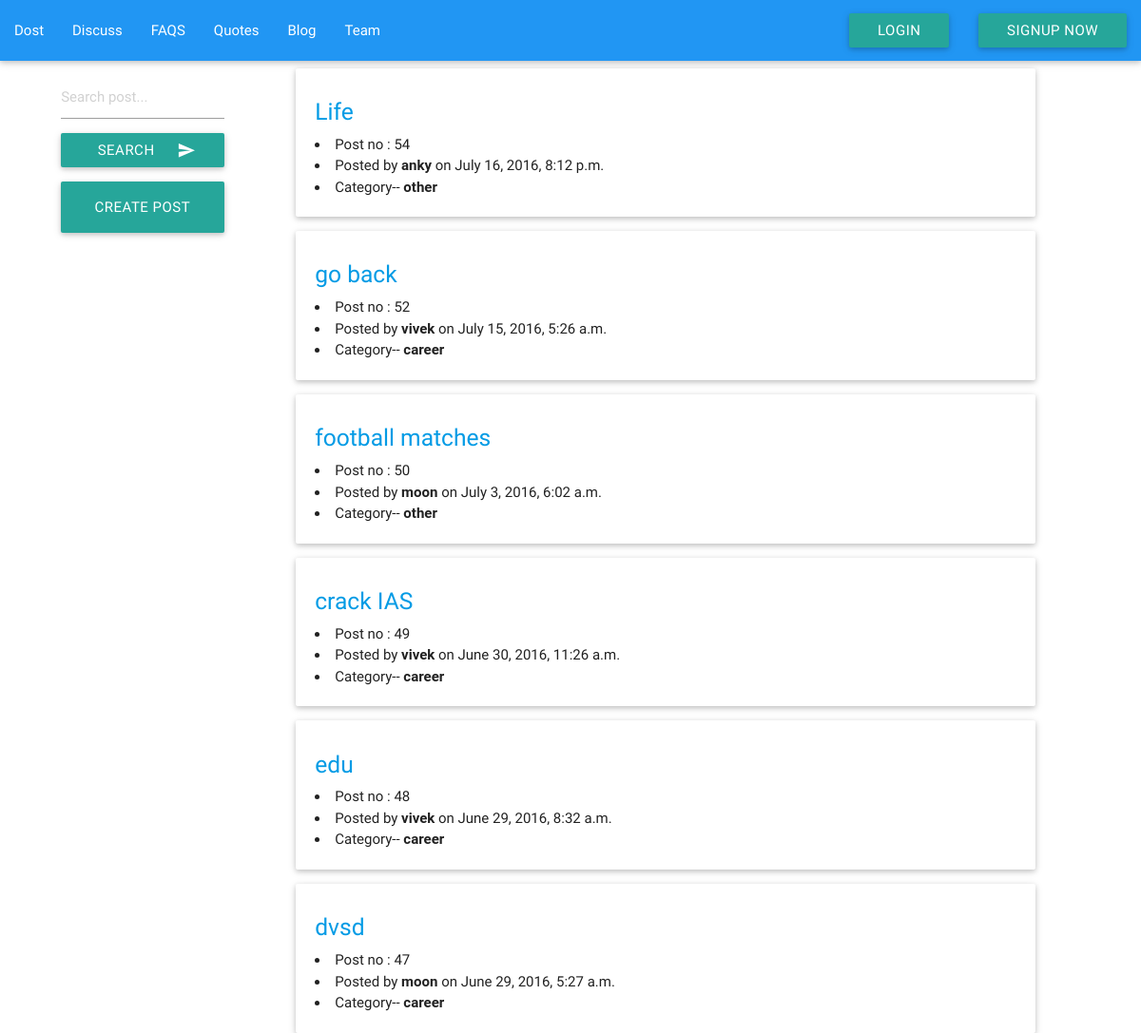
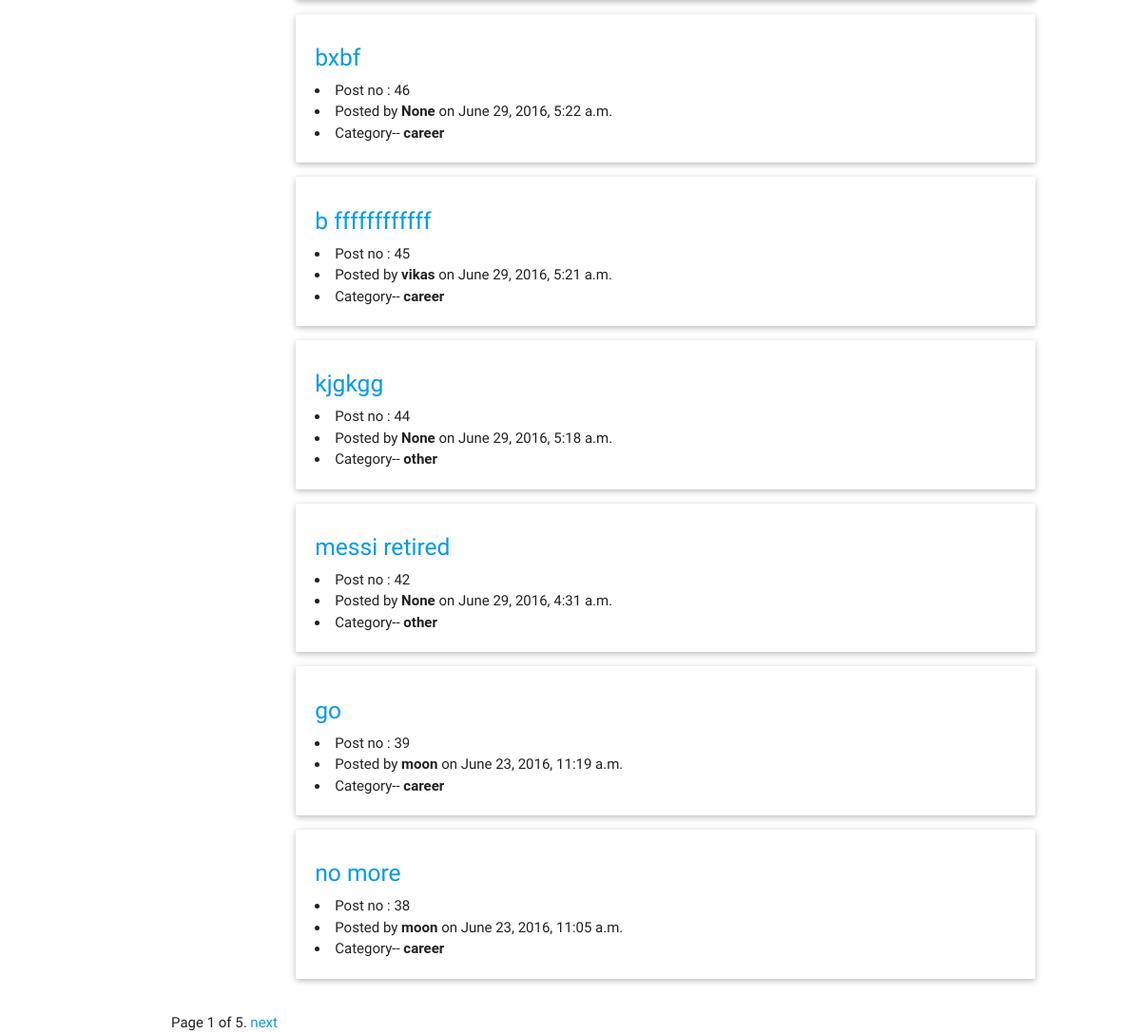
The app's page /discussions/ with its own data (2 pictures, top to bottom).
### discussions/models.py (models this page shows, shortened)
class post(models.Model):
    category = (
        ('career', 'career'),
        ('relationship', 'relationship'),
        ('education', 'education'),
        ('other', 'other')
    )
    option = models.CharField(max_length=20, choices=category, blank=False, null=True)
    title = models.CharField(max_length=120)
    content = models.TextField(default='')
    timestamp = models.DateTimeField(auto_now_add=True, auto_now=False)
    updated = models.DateTimeField(auto_now_add=False, auto_now=True)
    writer = models.ForeignKey(User, editable=True, blank=False, null=True)
    def get_absolute_url(self):
        return reverse("posts:detail", kwargs={"id":self.id})

### discussions/views.py (the view)
def post_list(request):
    instance_list = post.objects.all().order_by("-timestamp")
    search_query = request.GET.get("q")
    if search_query:
        instance_list = instance_list.filter(Q(title__icontains=search_query) | Q(content__icontains=search_query))
    paginator = Paginator(instance_list, 12)
    page = request.GET.get('page')
    try:
        instance = paginator.page(page)
    except PageNotAnInteger:
        instance = paginator.page(1)
    except EmptyPage:
        instance = paginator.page(paginator.num_pages)
    context = {
        "instance": instance,
        "var": "var"
    }
    return render(request, "discussions/post_list.html", context)

### discussions/templates/discussions/post_list.html (shortened to what this page needs)
<!DOCTYPE html>
<html lang="en" xmlns="http://www.w3.org/1999/html" xmlns="http://www.w3.org/1999/html">
<head>
     {% load staticfiles %}
      <link type="text/css" rel="stylesheet" href=" {% static 'main2/css/materialize.min.css' %} "  media="screen,projection"/>
</head>
<body>
    <nav class="navbar navbar-default ">
        <div class="container-fluid" >
            <div class="navbar-header" >
                <ul class="nav navbar-nav">
                    <li> <a href="/" >Dost</a></li>
                    <li> <a href="/discussions" >Discuss</a></li>
                    <li> <a href="/faqs" >FAQS</a></li>
                    <li> <a href="/quotes" > Quotes</a></li>
                    <li> <a href="/blog" > Blog</a></li>
                    <li> <a href="/team" > Team</a></li>
                    {% if user.is_authenticated %}
                        <ul class="right hide-on-med-and-down">
                        <li  style="margin:0px 0px 0px 0px;"><a href="" class="waves-effect waves-light btn"> Welcome {{ user.username }} </a>  </li>
                        <li style="margin:0px 0px 0px 0px;"><a href="/logout" class="waves-effect waves-light btn">Logout</a> </li>
                        </ul>
                    {% else %}
                        <ul class="right hide-on-med-and-down">
                    	<li style=""><a href="/login" class="waves-effect waves-light btn">LOGIN</a></li>
						<li style=""><a href="/register" class="waves-effect waves-light btn">SIGNUP NOW</a></li>
                        </ul>
                    {% endif %}
                    </ul>
        </div>
            </div>
    </nav>
            <div class="container-fluid" >
                    <div class="row" >
                        <div class="col s12 m4 l3 " >
                            <div class="container ">
                                <div class="input-field col s12">
                                    <form  method="GET" action="" >
                                        <input type="text" name="q" class="form-control" placeholder="Search post..." />
                                        <button style="width:100%" class="btn waves-effect waves-light" type="submit" name="action">Search
                                        <i class="material-icons right">send</i> </button>
                                     </form>
                                    <ul><a style="width:100%" href="/discussions/create" class="waves-effect waves-light btn-large">Create Post</a> </ul>
                                </div>
                            </div>
                        </div>
                        <div class="col s12 m8 l8">
                            {% for obj in instance %}
                                 <div class="card-panel">
                                <a href='{{ obj.get_absolute_url }}'>
                                    <h5 class="post-title">
                                        {{ obj.title }}
                                    </h5>
                                </a>
                                <li> Post no : {{ obj.id }} </li>
                                <li class="post-meta">Posted by <b>{{ obj.writer }}</b> on {{ obj.timestamp }} </li>
                                <li> Category--<b> {{ obj.option }}</b>  </li>
                              </div>
                         {% endfor %}
                        </div>
                    </div>
             </div>
             <div class="container">
                          <div class="pagination">
                                <span class="step-links">
                                    <span class="current">
                                         Page {{ instance.number }} of {{ instance.paginator.num_pages }}.
                                    </span>
                                    {% if instance.has_next %}
                                        <a href="?page={{ instance.next_page_number }}">next</a>
                                    {% endif %}
                                </span>
                          </div>
                 </div>
    </body>
    </body>
</html>

### records on screen
post: title "Life", id "54", writer "anky", timestamp "July 16, 2016, 8:12 p.m.", option "other"
post: title "go back", id "52", writer "vivek", timestamp "July 15, 2016, 5:26 a.m.", option "career"
post: title "football matches", id "50", writer "moon", timestamp "July 3, 2016, 6:02 a.m.", option "other"
post: title "crack IAS", id "49", writer "vivek", timestamp "June 30, 2016, 11:26 a.m.", option "career"
post: title "edu", id "48", writer "vivek", timestamp "June 29, 2016, 8:32 a.m.", option "career"
post: title "dvsd", id "47", writer "moon", timestamp "June 29, 2016, 5:27 a.m.", option "career"
post: title "bxbf", id "46", writer "None", timestamp "June 29, 2016, 5:22 a.m.", option "career"
post: title "b ffffffffffff", id "45", writer "vikas", timestamp "June 29, 2016, 5:21 a.m.", option "career"
post: title "kjgkgg", id "44", writer "None", timestamp "June 29, 2016, 5:18 a.m.", option "other"
post: title "messi retired", id "42", writer "None", timestamp "June 29, 2016, 4:31 a.m.", option "other"
post: title "go", id "39", writer "moon", timestamp "June 23, 2016, 11:19 a.m.", option "career"
post: title "no more", id "38", writer "moon", timestamp "June 23, 2016, 11:05 a.m.", option "career"

### other values on screen
{{ instance.number }} "1"
{{ instance.paginator.num_pages }} "5"
